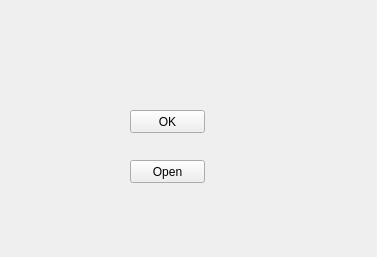
<?xml version="1.0" encoding="UTF-8"?>
<ui version="4.0">
 <class>Form</class>
 <widget class="QWidget" name="Form">
  <property name="geometry">
   <rect>
    <x>0</x>
    <y>0</y>
    <width>377</width>
    <height>257</height>
   </rect>
  </property>
  <property name="windowTitle">
   <string>Form</string>
  </property>
  <widget class="QPushButton" name="pushButton">
   <property name="geometry">
    <rect>
     <x>130</x>
     <y>110</y>
     <width>75</width>
     <height>23</height>
    </rect>
   </property>
   <property name="text">
    <string>OK</string>
   </property>
  </widget>
  <widget class="QPushButton" name="pushButton_2">
   <property name="geometry">
    <rect>
     <x>130</x>
     <y>160</y>
     <width>75</width>
     <height>23</height>
    </rect>
   </property>
   <property name="text">
    <string>Open</string>
   </property>
  </widget>
  <action name="actionOpen">
   <property name="text">
    <string>open</string>
   </property>
  </action>
 </widget>
 <tabstops>
  <tabstop>pushButton</tabstop>
 </tabstops>
 <resources/>
 <connections>
  <connection>
   <sender>pushButton</sender>
   <signal>clicked()</signal>
   <receiver>Form</receiver>
   <slot>close()</slot>
   <hints>
    <hint type="sourcelabel">
     <x>165</x>
     <y>125</y>
    </hint>
    <hint type="destinationlabel">
     <x>163</x>
     <y>207</y>
    </hint>
   </hints>
  </connection>
  <connection>
   <sender>pushButton_2</sender>
   <signal>clicked()</signal>
   <receiver>actionOpen</receiver>
   <slot>hover()</slot>
   <hints>
    <hint type="sourcelabel">
     <x>167</x>
     <y>171</y>
    </hint>
    <hint type="destinationlabel">
     <x>-1</x>
     <y>-1</y>
    </hint>
   </hints>
  </connection>
 </connections>
</ui>
